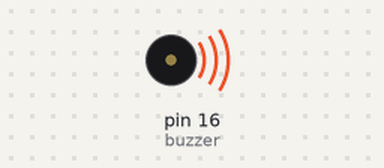
Bench run of a program on a simulated MicroPython board. Shown: buzzer (waves = sounding).

Above: at 0.1 s.
Timing chart, 0 to 40.0 s (numbered marks = the images above):
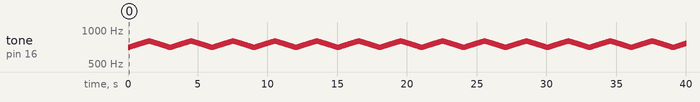

The program:

Buzzer.py
```python
from machine import Pin, PWM
import time

buzzerPIN = 16
buzzer = PWM(Pin(buzzerPIN))


while True:
    for i in range(700,800):
        buzzer.freq(i)
        time.sleep_ms(15)
    for i in range(800,700,-1):
        buzzer.freq(i)
        time.sleep_ms(15)
```

Measured:
- by itself, tone on pin 16 (buzzer): plays 700 Hz for 0.02 s, 701 Hz for 0.02 s, 702 Hz for 0.02 s, 703 Hz for 0.02 s, 704 Hz for 0.02 s, 705 Hz for 0.02 s … (2663 notes in this stretch)
